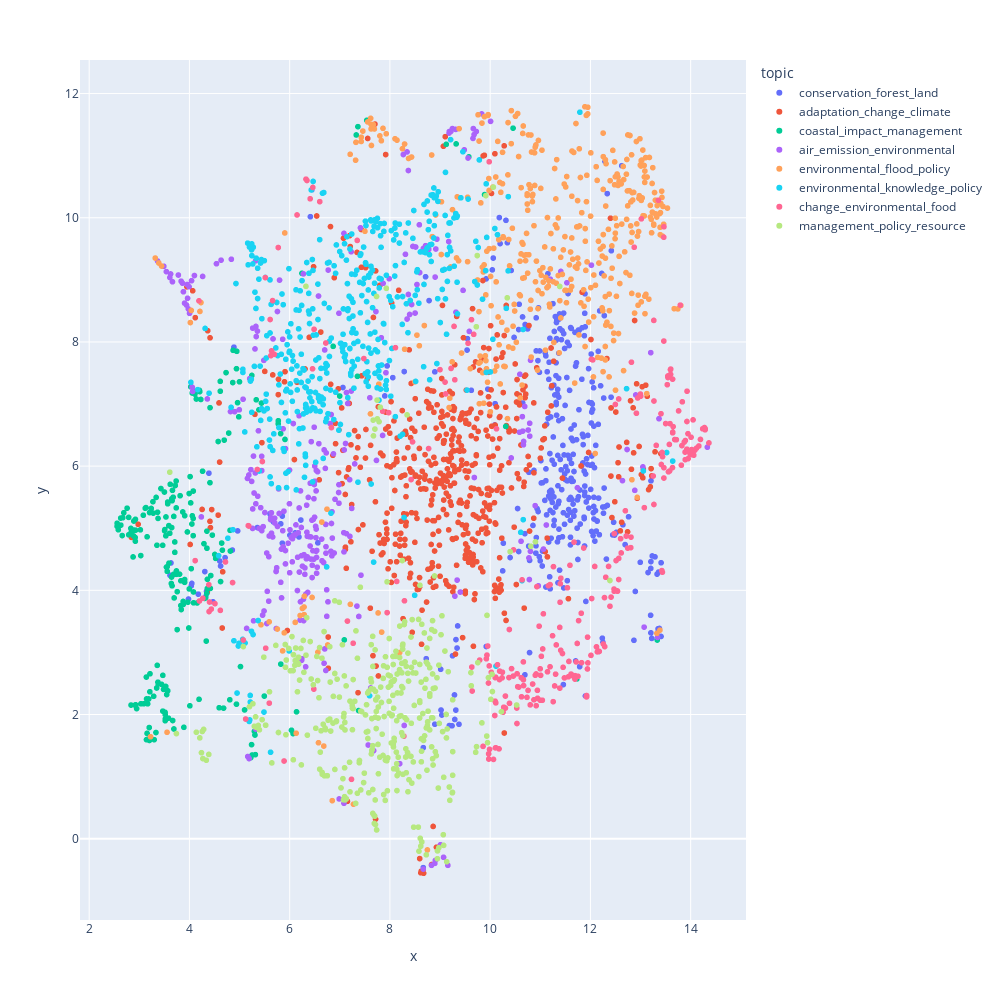

Write notebook code for a chart like this one.
### Code cell
pe.scatter(toplot, x='x', y='y', color='topic', width=1000, height=1000)

### Figure 1 — Plotly figure (JSON) as saved in the notebook; plotly's stock layout.template omitted (floating-point values rounded to 4 significant figures; data arrays with more than 128 entries replaced by an {"elided": "..."} marker saying what was removed)
{"data": [{"hovertemplate": "topic=conservation_forest_land<br>x=%{x}<br>y=%{y}<extra></extra>", "legendgroup": "conservation_forest_land", "marker": {"color": "#636efa", "symbol": "circle"}, "mode": "markers", "name": "conservation_forest_land", "showlegend": true, "type": "scattergl", "x": {"elided": "356 float values"}, "xaxis": "x", "y": {"elided": "356 float values"}, "yaxis": "y"}, {"hovertemplate": "topic=adaptation_change_climate<br>x=%{x}<br>y=%{y}<extra></extra>", "legendgroup": "adaptation_change_climate", "marker": {"color": "#EF553B", "symbol": "circle"}, "mode": "markers", "name": "adaptation_change_climate", "showlegend": true, "type": "scattergl", "x": {"elided": "586 float values"}, "xaxis": "x", "y": {"elided": "586 float values"}, "yaxis": "y"}, {"hovertemplate": "topic=coastal_impact_management<br>x=%{x}<br>y=%{y}<extra></extra>", "legendgroup": "coastal_impact_management", "marker": {"color": "#00cc96", "symbol": "circle"}, "mode": "markers", "name": "coastal_impact_management", "showlegend": true, "type": "scattergl", "x": {"elided": "226 float values"}, "xaxis": "x", "y": {"elided": "226 float values"}, "yaxis": "y"}, {"hovertemplate": "topic=air_emission_environmental<br>x=%{x}<br>y=%{y}<extra></extra>", "legendgroup": "air_emission_environmental", "marker": {"color": "#ab63fa", "symbol": "circle"}, "mode": "markers", "name": "air_emission_environmental", "showlegend": true, "type": "scattergl", "x": {"elided": "320 float values"}, "xaxis": "x", "y": {"elided": "320 float values"}, "yaxis": "y"}, {"hovertemplate": "topic=environmental_flood_policy<br>x=%{x}<br>y=%{y}<extra></extra>", "legendgroup": "environmental_flood_policy", "marker": {"color": "#FFA15A", "symbol": "circle"}, "mode": "markers", "name": "environmental_flood_policy", "showlegend": true, "type": "scattergl", "x": {"elided": "438 float values"}, "xaxis": "x", "y": {"elided": "438 float values"}, "yaxis": "y"}, {"hovertemplate": "topic=environmental_knowledge_policy<br>x=%{x}<br>y=%{y}<extra></extra>", "legendgroup": "environmental_knowledge_policy", "marker": {"color": "#19d3f3", "symbol": "circle"}, "mode": "markers", "name": "environmental_knowledge_policy", "showlegend": true, "type": "scattergl", "x": {"elided": "446 float values"}, "xaxis": "x", "y": {"elided": "446 float values"}, "yaxis": "y"}, {"hovertemplate": "topic=change_environmental_food<br>x=%{x}<br>y=%{y}<extra></extra>", "legendgroup": "change_environmental_food", "marker": {"color": "#FF6692", "symbol": "circle"}, "mode": "markers", "name": "change_environmental_food", "showlegend": true, "type": "scattergl", "x": {"elided": "283 float values"}, "xaxis": "x", "y": {"elided": "283 float values"}, "yaxis": "y"}, {"hovertemplate": "topic=management_policy_resource<br>x=%{x}<br>y=%{y}<extra></extra>", "legendgroup": "management_policy_resource", "marker": {"color": "#B6E880", "symbol": "circle"}, "mode": "markers", "name": "management_policy_resource", "showlegend": true, "type": "scattergl", "x": {"elided": "375 float values"}, "xaxis": "x", "y": {"elided": "375 float values"}, "yaxis": "y"}], "layout": {"height": 1000, "legend": {"title": {"text": "topic"}, "tracegroupgap": 0}, "margin": {"t": 60}, "width": 1000, "xaxis": {"anchor": "y", "domain": [0, 1], "title": {"text": "x"}}, "yaxis": {"anchor": "x", "domain": [0, 1], "title": {"text": "y"}}}}
